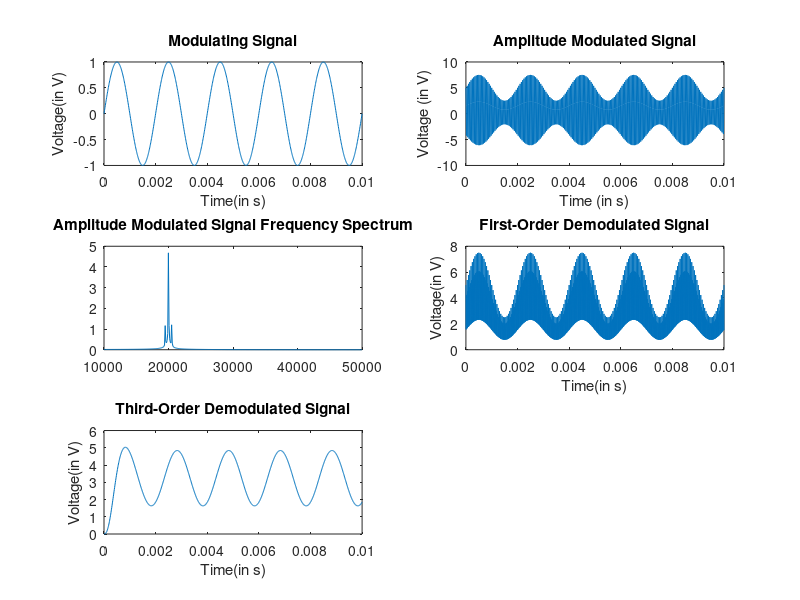

Reproduce this figure in MATLAB. (Note: this script raises an error after producing the figure.)
%% Prelab:

% Prelab Problem 2:
Fs = 1e5;
t = 0:1/Fs:0.01; % 5 seconds
f = 20E3; % 20 Khz

A_c = 5;

f_m = 5E2;
x = sin(2*pi*f_m*t);

f_c = 20E3;
y = A_c*(1+0.5*x).*cos(2*pi*f_c*t);

subplot(3, 2, 1);
plot(t, x);
title('Modulating Signal');
xlabel('Time(in s)');
ylabel('Voltage(in V)');

subplot(3, 2, 2);
plot(t, y);
title('Amplitude Modulated Signal');
xlabel('Time (in s)');
ylabel('Voltage (in V)');

% Frequency spectrum
N = length(y);
Y = fft(y);

spectrum = abs(Y/N);
spectrum_single = spectrum(1:N/2+1);
spectrum_single(1:end-1) = 2*spectrum_single(1:end-1);

F = Fs * (0:(N/2)) / N;
subplot(3, 2, 3);
plot(F, spectrum_single);
xlim([1E4, 5E4]);
title('Amplitude Modulated Signal Frequency Spectrum');

frequencies = logspace(3, 5, 100); % 100 Hz to 100 KHz
Wn = 1000/(Fs/2); % Normalized cutoff frequency

[b1, a1] = butter(1, Wn); % Butterworth filter of first order
[b3, a3] = butter(3, Wn); % Butterworth filter of third order

% Rectify the signal

% We can use an envelope detector for this, the simplest analogue to a
% diode would be the absolute value of the signal, so that's what will be
% used

% (Ac + abs(Ac)) / 2;
% Or -0.5 for the diode effect
rectified = abs(y);
filtered = filter(b1, a1, rectified);

% figure;
subplot(3, 2, 4);
plot(t, rectified);
title('First-Order Demodulated Signal');
xlabel('Time(in s)');
ylabel('Voltage(in V)');

filtered3 = filter(b3, a3, rectified);
subplot(3, 2, 5);
plot(t, filtered3);
title('Third-Order Demodulated Signal');
xlabel('Time(in s)');
ylabel('Voltage(in V)');

% Bode plot for the filters
figure;
freqs(b1, a1);
title("First Order Butterworth Filter Bode Plot");

figure;
freqs(b3, a3);
title("Third Order Butterworth Filter Bode Plot");


% Lab copies

%% Part 1:

% First Hardcopy - 50% Modulation Index Amplitude
% Second Hardcopy - 50% Modulation Index Frequency
% Third Hardcopy - 70% Modulation Index Frequency
% Fourth Hardcopy - 70% Modulation Index Amplitude
% Fifth Hardcopy - 120% Modulation Index Amplitude
% Sixth Hardcopy - 120% Modulation Index Frequency
% Seventh Hardcopy - 70% Modulation Index Frequency and Amplitude of FFT
% Eighth Hardcopy - Circuit 1st order demodulation hardcopy - just a view
% Ninth Hardcopy - Circuit 3rd order demodulation hardcopy - amplitude
% Tenth Hardcopy - Circuit 3rd order demodulation hardcopy - FFT amplitude
% Eleventh Hardcopy - Circuit 3rd order demodulation hardcopy - 20kHz
% component
